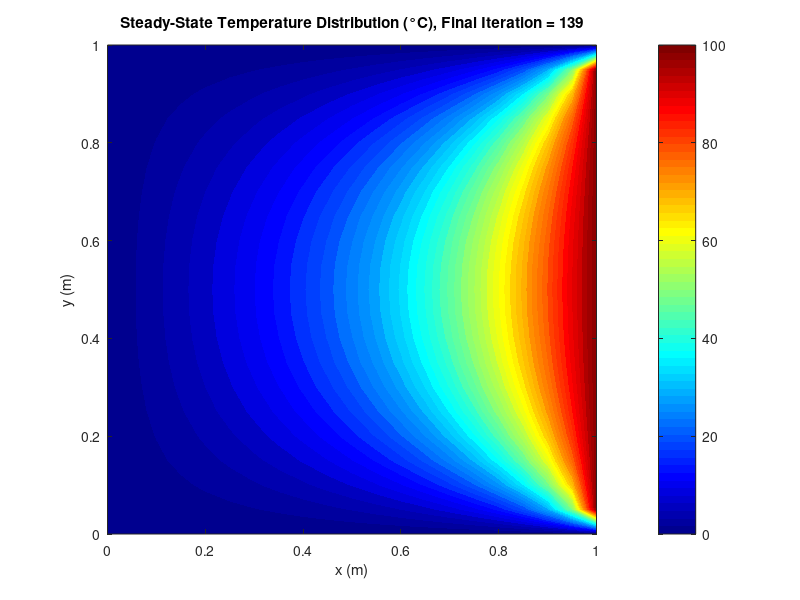
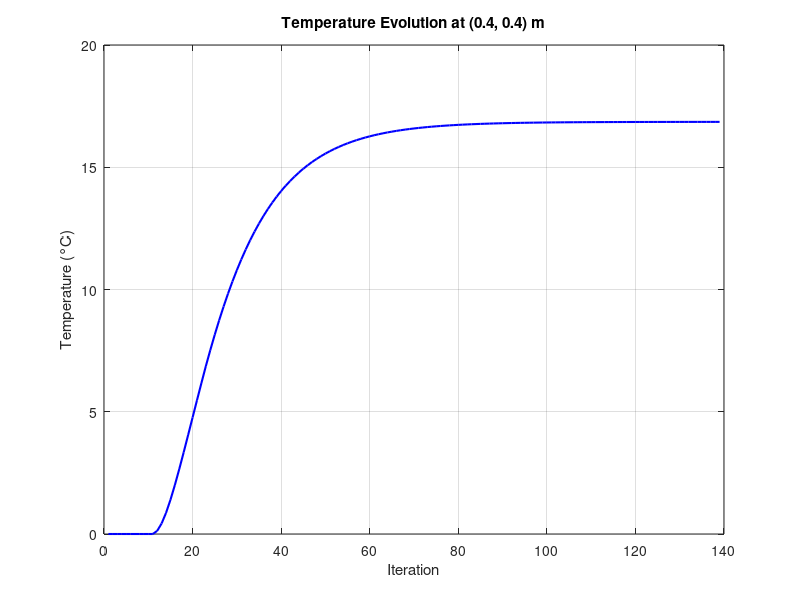

Write MATLAB code to recreate these figures, in order.
% Program: SteadyState_2D_HeatConduction_Animated.m
% Solves steady-state 2D conduction using Gauss-Seidel iteration.
% Animates the solution convergence with color contour plot.

clear, clc, close all

% Geometry and grid
Lx = 1;                 % Plate length in x-direction (m)
Ly = 1;                 % Plate length in y-direction (m)
Nx = 20;                % Number of divisions in x-direction
Ny = Nx;                % Number of divisions in y-direction
dx = Lx / Nx;           % Grid spacing in x
dy = Ly / Ny;           % Grid spacing in y

% Boundary conditions
T1 = 0;                 % Bottom, left, and right side temperature
T2 = 100;               % Top side temperature

% Analytical solution at point (x=0.4, y=0.4)
tol_ans = 16.8568;

% Iteration parameters
max_iter = 1000;        % Maximum number of iterations
tolerance = 1e-4;       % Convergence tolerance
omega = 1.5;            % Relaxation factor (for SOR)

% Node locations
x = 0:dx:Lx;
y = 0:dy:Ly;

% Initialize temperature matrix
T = T1 * ones(Ny+1, Nx+1);

% Apply fixed boundary conditions
T(Ny+1, :) = T2;        % Top boundary
T(:, 1) = T1;           % Left boundary
T(:, Nx+1) = T1;        % Right boundary
T(1, :) = T1;           % Bottom boundary

% Animation setup
figure;
colormap(jet);
Nc = 50;
dT = (T2 - T1) / Nc;
v = T1:dT:T2;

% Store temperature at center point for plotting
T_center = zeros(max_iter, 1);
iter = 0;

% Gauss-Seidel Iteration
while iter < max_iter
    iter = iter + 1;
    T_old = T;
    
    % Update interior points
    for j = 2:Ny
        for i = 2:Nx
            T_new = 0.25 * (T(j+1, i) + T(j-1, i) + T(j, i+1) + T(j, i-1));
            T(j, i) = omega * T_new + (1 - omega) * T(j, i);
        end
    end

    % Compute max change for convergence
    max_change = max(abs(T(:) - T_old(:)));
    
    % Store center point temperature
    T_center(iter) = T(9, 9);  % (i=9, j=9) corresponds to x=0.4, y=0.4

    % Plot current temperature field
    contourf(x, y, T', v, 'LineStyle', 'none');
    colorbar;
    title(['Iteration = ', num2str(iter), ...
           ', Temp at (0.4,0.4) = ', num2str(T_center(iter), '%.4f'), ...
           ' °C, Error = ', num2str(abs((T_center(iter) - tol_ans)/tol_ans)*100, '%.4f'), '%']);
    xlabel('x (m)');
    ylabel('y (m)');
    axis equal tight;
    drawnow;
    pause(0.05);  % Control animation speed

    % Check convergence
    if max_change < tolerance
        break;
    end
end

% Final plot
contourf(x, y, T', v, 'LineStyle', 'none');
colorbar;
title(['Steady-State Temperature Distribution (°C), Final Iteration = ', num2str(iter)]);
xlabel('x (m)');
ylabel('y (m)');
axis equal tight;

% Print results
fprintf('Final iteration: %d\n', iter);
fprintf('Temperature at (x=0.4, y=0.4): %.4f°C\n', T_center(iter));
fprintf('Percent error vs analytical: %.4f%%\n', abs((T_center(iter) - tol_ans)/tol_ans)*100);

% Plot temperature evolution at center point
figure;
plot(1:iter, T_center(1:iter), 'b-', 'LineWidth', 1.5);
grid on;
title('Temperature Evolution at (0.4, 0.4) m');
xlabel('Iteration');
ylabel('Temperature (°C)');